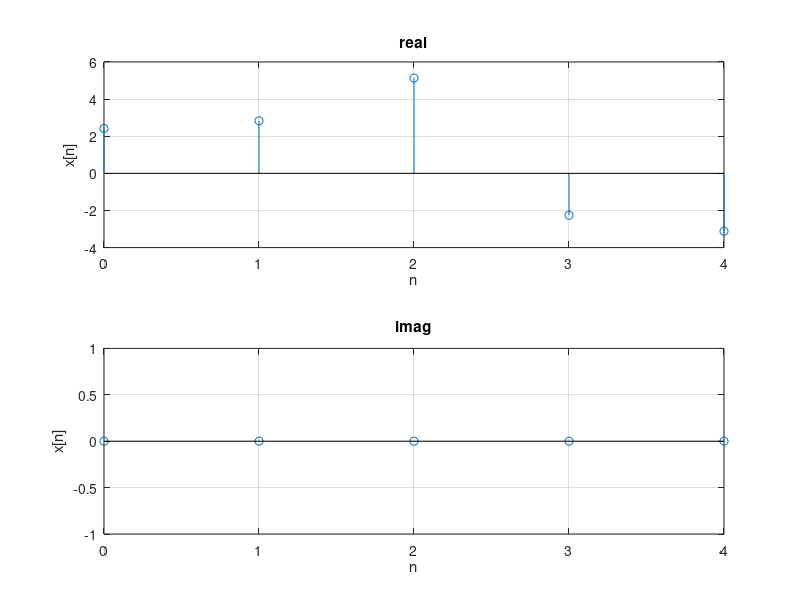
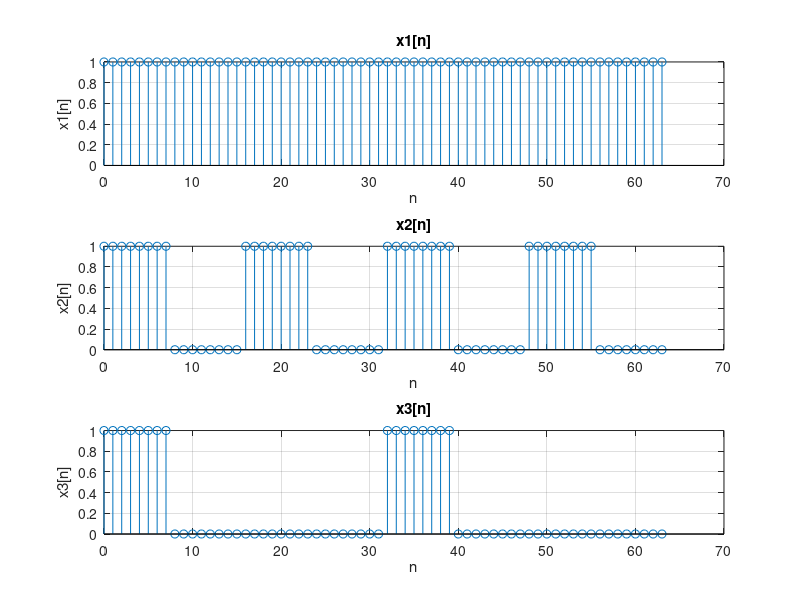
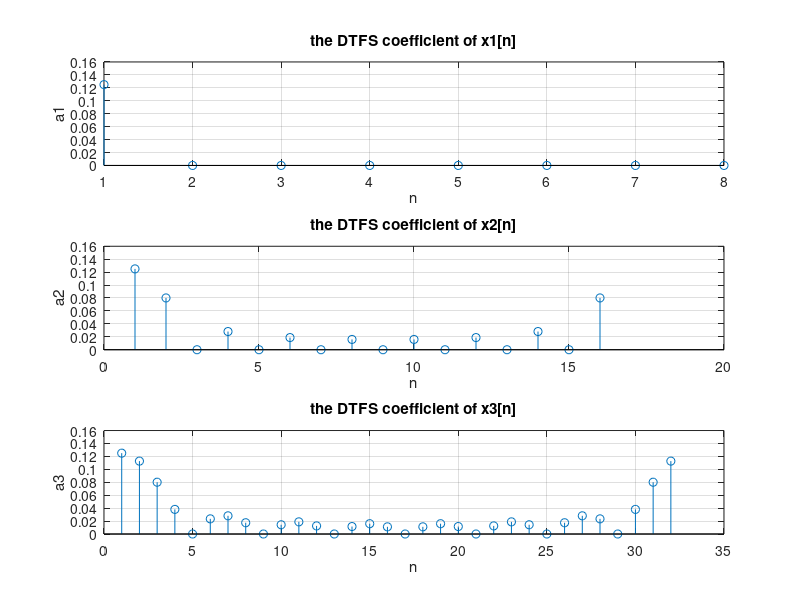
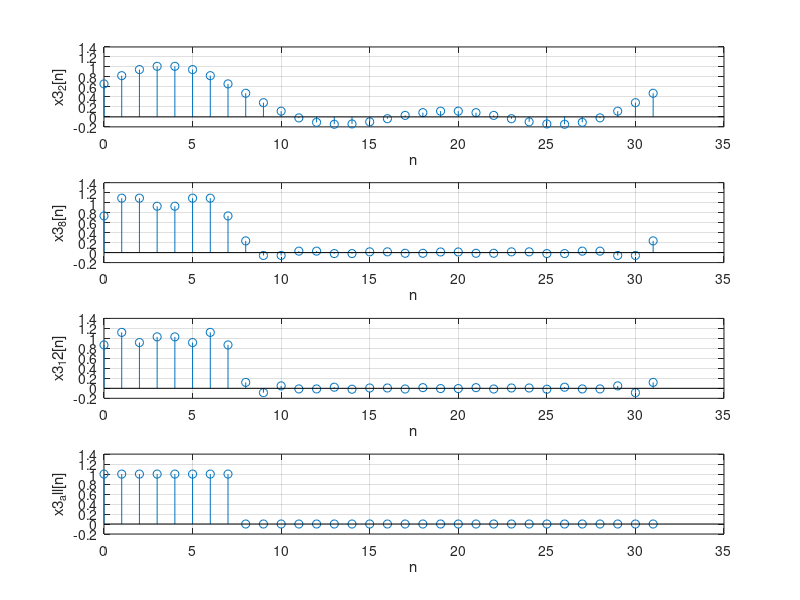

Write MATLAB code to recreate these figures, in order.
clc;
clear;
clf;

%b
a=[1 2*exp(-(pi/2)*1i) exp((pi/4)*1i) exp(-(pi/4)*1i) 2*exp((pi/2)*1i)];

%c
figure(1);
x=5*ifft(a);
subplot(2,1,1),stem(0:4,real(x)),grid on,xlabel('n'),ylabel('x[n]'),title('real');
subplot(2,1,2),stem(0:4,imag(x)),grid on,xlabel('n'),ylabel('x[n]'),title('imag');

%d
figure(2);
X=[0:63];
N1=8;
N2=16;
N3=32;
x1=[ones(1,8)];
x11=[x1 x1 x1 x1 x1 x1 x1 x1];
x2=[ones(1,8) zeros(1,8)];
x22=[x2 x2 x2 x2];
x3=[ones(1,8) zeros(1,24)];
x33=[x3 x3];
subplot(3,1,1),stem(X,x11),grid on,xlabel('n'),ylabel('x1[n]'),title('x1[n]');
subplot(3,1,2),stem(X,x22),grid on,xlabel('n'),ylabel('x2[n]'),title('x2[n]');
subplot(3,1,3),stem(X,x33),grid on,xlabel('n'),ylabel('x3[n]'),title('x3[n]');

%e
figure(3);
a1=fft(x1)/64;
a2=fft(x2)/64;
a3=fft(x3)/64;
subplot(3,1,1),stem([1:8],abs(a1)),grid on,xlabel('n'),ylabel('a1'),title('the DTFS coefficient of x1[n]');
subplot(3,1,2),stem([1:16],abs(a2)),grid on,xlabel('n'),ylabel('a2'),title('the DTFS coefficient of x2[n]');
subplot(3,1,3),stem([1:32],abs(a3)),grid on,xlabel('n'),ylabel('a3'),title('the DTFS coefficient of x3[n]');

%fg
figure(4);
x3=[ones(1,8) zeros(1,24)];
n=0:31;
a33=fft(x3)*1/32;
x3_2=zeros(1,32);
x3_8=zeros(1,32);
x3_12=zeros(1,32);
x3_all=zeros(1,32);
for j=-2:2
    if j<0
        k=32+j;
        x3_2=x3_2+a33(k+1)*exp(2*pi/32*n*k*1i);
    else
        x3_2=x3_2+a33(j+1)*exp(2*pi/32*n*j*1i);
    end
end
for j=-8:8
    if j<0
        k=32+j;
        x3_8=x3_8+a33(k+1)*exp(2*pi/32*n*1i*k);
    else
        x3_8=x3_8+a33(j+1)*exp(2*pi/32*n*1i*j);
    end
end
for j=-12:12
    if j<0
        k=32+j;
        x3_12=x3_12+a33(k+1)*exp(2*pi/32*n*1i*k);
    else
        x3_12=x3_12+a33(j+1)*exp(2*pi/32*n*1i*j);
    end
end
for j=-15:16
    if j<0
        k=32+j;
        x3_all=x3_all+a33(k+1)*exp(2*pi/32*n*1i*k);
    else
        x3_all=x3_all+a33(j+1)*exp(2*pi/32*n*1i*j);
    end
end
subplot(4,1,1),stem(n,real(x3_2)),grid on,xlabel('n'),ylabel('x3_2[n]');
subplot(4,1,2),stem(n,real(x3_8)),grid on,xlabel('n'),ylabel('x3_8[n]');
subplot(4,1,3),stem(n,real(x3_12)),grid on,xlabel('n'),ylabel('x3_12[n]');
subplot(4,1,4),stem(n,real(x3_all)),grid on,xlabel('n'),ylabel('x3_all[n]');

%h
figure(5);
subplot(2,1,1),stem(n,real(x3_all)),grid on,xlabel('n'),ylabel('x3_all[n]');
subplot(2,1,2),stem(n,x3),grid on,xlabel('n'),ylabel('x3[n]');